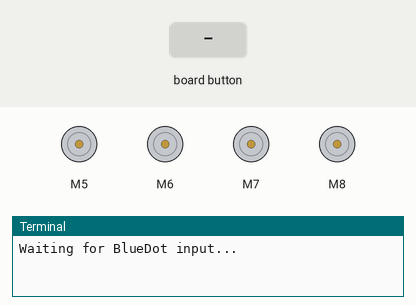
Recording of a program running on a simulated Raspberry Pi (BCM pin numbers). On the bench: 4 × DC motor (green arrow = forward, orange = backward, longer = faster), the last lines printed to the terminal. Inputs (shaded band) come from the test bench. The buttons are places on the Blue Dot phone app.

Above: at 1.2 s.
1.3 s: button top pressed
At 1.38 s:
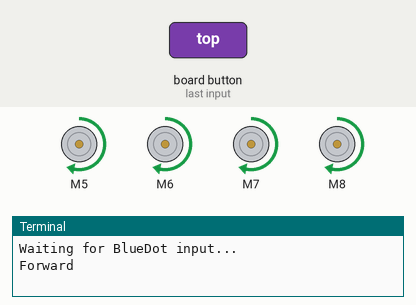
2.9 s: button bottom pressed
At 2.98 s:
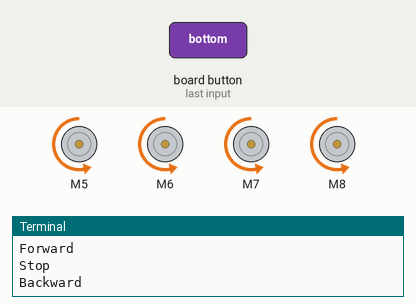
4.5 s: button left pressed
At 4.58 s:
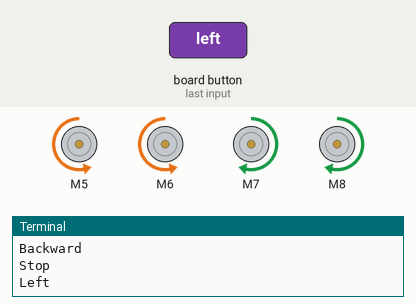
6.1 s: button right pressed
At 6.18 s:
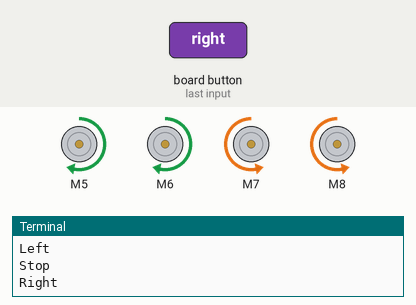
Timing chart, 0 to 8.7 s (numbered marks = the images above; inputs shaded):
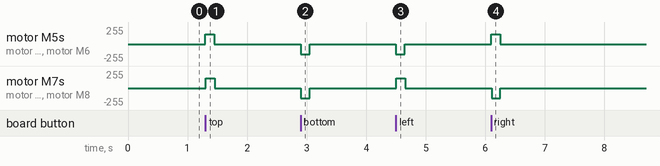

The program:

R32._BlueDot_App_Controlled_Robot.py
```python
"""
Components Used:
1. Raspberry Pi
2. DC Motor HAT
3. Robot Car (4 DC Motors)
4. Battery Holder with 18650 Batteries
5. BlueDot App

Install Required Library:
pip install bluedot --break-system-packages
"""

from bluedot import BlueDot
from time import sleep
from Raspi_MotorHAT import Raspi_MotorHAT

mh = Raspi_MotorHAT(addr=0x6f)  # Initialize Motor HAT

rightFront = mh.getMotor(1)  # Motor 1
rightBack = mh.getMotor(2)   # Motor 2
leftFront = mh.getMotor(3)   # Motor 3
leftBack = mh.getMotor(4)    # Motor 4

speed = 150  # Motor speed (0–255)

rightFront.setSpeed(speed)
rightBack.setSpeed(speed)
leftFront.setSpeed(speed)
leftBack.setSpeed(speed)

bd = BlueDot()  # Create BlueDot controller

def move_forward():
    rightFront.run(Raspi_MotorHAT.FORWARD)
    rightBack.run(Raspi_MotorHAT.FORWARD)
    leftFront.run(Raspi_MotorHAT.FORWARD)
    leftBack.run(Raspi_MotorHAT.FORWARD)
    print("Forward")

def move_backward():
    rightFront.run(Raspi_MotorHAT.BACKWARD)
    rightBack.run(Raspi_MotorHAT.BACKWARD)
    leftFront.run(Raspi_MotorHAT.BACKWARD)
    leftBack.run(Raspi_MotorHAT.BACKWARD)
    print("Backward")

def turn_left():
    rightFront.run(Raspi_MotorHAT.BACKWARD)
    rightBack.run(Raspi_MotorHAT.BACKWARD)
    leftFront.run(Raspi_MotorHAT.FORWARD)
    leftBack.run(Raspi_MotorHAT.FORWARD)
    print("Left")

def turn_right():
    rightFront.run(Raspi_MotorHAT.FORWARD)
    rightBack.run(Raspi_MotorHAT.FORWARD)
    leftFront.run(Raspi_MotorHAT.BACKWARD)
    leftBack.run(Raspi_MotorHAT.BACKWARD)
    print("Right")

def stop_motors():
    rightFront.run(Raspi_MotorHAT.RELEASE)
    rightBack.run(Raspi_MotorHAT.RELEASE)
    leftFront.run(Raspi_MotorHAT.RELEASE)
    leftBack.run(Raspi_MotorHAT.RELEASE)
    print("Stop")

# Called when BlueDot is pressed
def on_press(pos):
    if pos.top:
        move_forward()
    elif pos.bottom:
        move_backward()
    elif pos.left:
        turn_left()
    elif pos.right:
        turn_right()

# Called when BlueDot is released
def on_release(pos):
    stop_motors()

bd.when_pressed = on_press
bd.when_released = on_release

try:
    print("Waiting for BlueDot input...")
    while True:
        sleep(0.1)  # Keep program running

except KeyboardInterrupt:
    print("Exiting...")
    stop_motors()  # Stop all motors
```

Measured:
- after the input at 1.3 s, motor M5–8: stopped → forward 150/255 at once, → stopped 0.15 s later
- after the input at 2.9 s, motor M5–8: stopped → backward 150/255 at once, → stopped 0.15 s later
- after the input at 4.5 s, motor M5, motor M6: stopped → backward 150/255 at once, → stopped 0.15 s later; motor M7, motor M8: stopped → forward 150/255 at once, → stopped 0.15 s later
- after the input at 6.1 s, motor M5, motor M6: stopped → forward 150/255 at once, → stopped 0.15 s later; motor M7, motor M8: stopped → backward 150/255 at once, → stopped 0.15 s later
